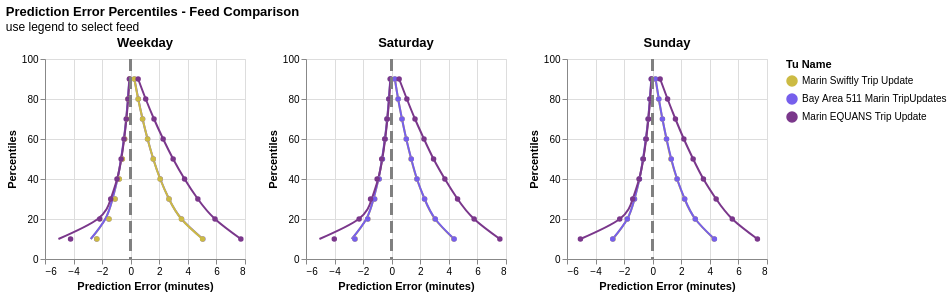

Here is the notebook cell this chart was saved with:
### Code cell
day_types = ["Weekday", "Saturday", "Sunday"]

chart_list = [
    percentile_chart_for_day_type(operator_deciles_df, d) 
    for d in day_types
]

alt.hconcat(*chart_list).properties(
    title={
        "text": "Prediction Error Percentiles - Feed Comparison",
        "subtitle": "use legend to select feed"
    }
)

### Figure 1 — Vega-Lite specification as saved in the notebook (floating-point values rounded to 4 significant figures)
{"config": {"view": {"continuousWidth": 300, "continuousHeight": 300}}, "hconcat": [{"layer": [{"mark": {"type": "line", "interpolate": "natural", "point": true}, "encoding": {"color": {"field": "tu_name", "scale": {"range": ["#ccbb44", "#765fec", "#7a378b"]}, "sort": ["Weekday", "Saturday", "Sunday"], "title": "Tu Name", "type": "nominal"}, "opacity": {"condition": [{"param": "param_fd3948ebdfa986b0", "value": 1}], "value": 0.2}, "strokeWidth": {"condition": [{"param": "param_fd3948ebdfa986b0", "value": 2}], "value": 1}, "tooltip": [{"field": "neg_prediction_error_minutes", "type": "quantitative"}, {"field": "percentile", "type": "quantitative"}, {"field": "tu_name", "type": "nominal"}], "x": {"field": "neg_prediction_error_minutes", "title": "Prediction Error (minutes)", "type": "quantitative"}, "y": {"field": "percentile", "scale": {"domain": [0, 100]}, "title": "Percentiles", "type": "quantitative"}}, "name": "view_63236d24b1a6bd5b_0"}, {"mark": {"type": "line", "interpolate": "natural", "point": true}, "encoding": {"color": {"field": "tu_name", "scale": {"range": ["#ccbb44", "#765fec", "#7a378b"]}, "sort": ["Weekday", "Saturday", "Sunday"], "title": "Tu Name", "type": "nominal"}, "opacity": {"condition": [{"param": "param_fd3948ebdfa986b0", "value": 1}], "value": 0.2}, "strokeWidth": {"condition": [{"param": "param_fd3948ebdfa986b0", "value": 2}], "value": 1}, "tooltip": [{"field": "pos_prediction_error_minutes", "type": "quantitative"}, {"field": "percentile", "type": "quantitative"}, {"field": "tu_name", "type": "nominal"}], "x": {"field": "pos_prediction_error_minutes", "title": "Prediction Error (minutes)", "type": "quantitative"}, "y": {"field": "percentile", "scale": {"domain": [0, 100]}, "title": "Percentiles", "type": "quantitative"}}}, {"mark": {"type": "rule", "color": "gray", "size": 2, "strokeDash": [12, 6]}, "encoding": {"x": {"datum": 0}}}], "data": {"name": "data-95e9c43a5731ac92e35127e9460a7103"}, "height": 200, "resolve": {"scale": {"y": "shared"}}, "title": "Weekday", "width": 200}, {"layer": [{"mark": {"type": "line", "interpolate": "natural", "point": true}, "encoding": {"color": {"field": "tu_name", "scale": {"range": ["#ccbb44", "#765fec", "#7a378b"]}, "sort": ["Weekday", "Saturday", "Sunday"], "title": "Tu Name", "type": "nominal"}, "opacity": {"condition": [{"param": "param_fd3948ebdfa986b0", "value": 1}], "value": 0.2}, "strokeWidth": {"condition": [{"param": "param_fd3948ebdfa986b0", "value": 2}], "value": 1}, "tooltip": [{"field": "neg_prediction_error_minutes", "type": "quantitative"}, {"field": "percentile", "type": "quantitative"}, {"field": "tu_name", "type": "nominal"}], "x": {"field": "neg_prediction_error_minutes", "title": "Prediction Error (minutes)", "type": "quantitative"}, "y": {"field": "percentile", "scale": {"domain": [0, 100]}, "title": "Percentiles", "type": "quantitative"}}, "name": "view_63236d24b1a6bd5b_0"}, {"mark": {"type": "line", "interpolate": "natural", "point": true}, "encoding": {"color": {"field": "tu_name", "scale": {"range": ["#ccbb44", "#765fec", "#7a378b"]}, "sort": ["Weekday", "Saturday", "Sunday"], "title": "Tu Name", "type": "nominal"}, "opacity": {"condition": [{"param": "param_fd3948ebdfa986b0", "value": 1}], "value": 0.2}, "strokeWidth": {"condition": [{"param": "param_fd3948ebdfa986b0", "value": 2}], "value": 1}, "tooltip": [{"field": "pos_prediction_error_minutes", "type": "quantitative"}, {"field": "percentile", "type": "quantitative"}, {"field": "tu_name", "type": "nominal"}], "x": {"field": "pos_prediction_error_minutes", "title": "Prediction Error (minutes)", "type": "quantitative"}, "y": {"field": "percentile", "scale": {"domain": [0, 100]}, "title": "Percentiles", "type": "quantitative"}}}, {"mark": {"type": "rule", "color": "gray", "size": 2, "strokeDash": [12, 6]}, "encoding": {"x": {"datum": 0}}}], "data": {"name": "data-3fd6a27a09e985d3266f23a230efaf2c"}, "height": 200, "resolve": {"scale": {"y": "shared"}}, "title": "Saturday", "width": 200}, {"layer": [{"mark": {"type": "line", "interpolate": "natural", "point": true}, "encoding": {"color": {"field": "tu_name", "scale": {"range": ["#ccbb44", "#765fec", "#7a378b"]}, "sort": ["Weekday", "Saturday", "Sunday"], "title": "Tu Name", "type": "nominal"}, "opacity": {"condition": [{"param": "param_fd3948ebdfa986b0", "value": 1}], "value": 0.2}, "strokeWidth": {"condition": [{"param": "param_fd3948ebdfa986b0", "value": 2}], "value": 1}, "tooltip": [{"field": "neg_prediction_error_minutes", "type": "quantitative"}, {"field": "percentile", "type": "quantitative"}, {"field": "tu_name", "type": "nominal"}], "x": {"field": "neg_prediction_error_minutes", "title": "Prediction Error (minutes)", "type": "quantitative"}, "y": {"field": "percentile", "scale": {"domain": [0, 100]}, "title": "Percentiles", "type": "quantitative"}}, "name": "view_63236d24b1a6bd5b_0"}, {"mark": {"type": "line", "interpolate": "natural", "point": true}, "encoding": {"color": {"field": "tu_name", "scale": {"range": ["#ccbb44", "#765fec", "#7a378b"]}, "sort": ["Weekday", "Saturday", "Sunday"], "title": "Tu Name", "type": "nominal"}, "opacity": {"condition": [{"param": "param_fd3948ebdfa986b0", "value": 1}], "value": 0.2}, "strokeWidth": {"condition": [{"param": "param_fd3948ebdfa986b0", "value": 2}], "value": 1}, "tooltip": [{"field": "pos_prediction_error_minutes", "type": "quantitative"}, {"field": "percentile", "type": "quantitative"}, {"field": "tu_name", "type": "nominal"}], "x": {"field": "pos_prediction_error_minutes", "title": "Prediction Error (minutes)", "type": "quantitative"}, "y": {"field": "percentile", "scale": {"domain": [0, 100]}, "title": "Percentiles", "type": "quantitative"}}}, {"mark": {"type": "rule", "color": "gray", "size": 2, "strokeDash": [12, 6]}, "encoding": {"x": {"datum": 0}}}], "data": {"name": "data-ccb5d265d24808aacaa1aff8de7989af"}, "height": 200, "resolve": {"scale": {"y": "shared"}}, "title": "Sunday", "width": 200}], "params": [{"name": "param_fd3948ebdfa986b0", "select": {"type": "point", "fields": ["tu_name"]}, "bind": "legend", "views": ["view_63236d24b1a6bd5b_0"]}, {"name": "param_1e9efca18e7a2868", "select": {"type": "interval", "encodings": ["x", "y"]}, "bind": "scales", "views": ["view_63236d24b1a6bd5b_0"]}], "title": {"text": "Prediction Error Percentiles - Feed Comparison", "subtitle": "use legend to select feed"}, "$schema": "https://vega.github.io/schema/vega-lite/v6.1.0.json", "datasets": {"data-95e9c43a5731ac92e35127e9460a7103": [{"month_first_day": "2026-02-01T00:00:00", "day_type": "Weekday", "schedule_name": "Bay Area 511 Marin Schedule", "tu_name": "Bay Area 511 Marin TripUpdates", "pos_prediction_error_sec": 15.3, "percentile": 90, "pos_prediction_error_minutes": 0.26, "neg_prediction_error_sec": -5.0, "neg_prediction_error_minutes": -0.08}, {"month_first_day": "2026-02-01T00:00:00", "day_type": "Weekday", "schedule_name": "Bay Area 511 Marin Schedule", "tu_name": "Bay Area 511 Marin TripUpdates", "pos_prediction_error_sec": 32.0, "percentile": 80, "pos_prediction_error_minutes": 0.53, "neg_prediction_error_sec": -11.0, "neg_prediction_error_minutes": -0.18}, {"month_first_day": "2026-02-01T00:00:00", "day_type": "Weekday", "schedule_name": "Bay Area 511 Marin Schedule", "tu_name": "Bay Area 511 Marin TripUpdates", "pos_prediction_error_sec": 50.0, "percentile": 70, "pos_prediction_error_minutes": 0.83, "neg_prediction_error_sec": -17.7, "neg_prediction_error_minutes": -0.3}, {"month_first_day": "2026-02-01T00:00:00", "day_type": "Weekday", "schedule_name": "Bay Area 511 Marin Schedule", "tu_name": "Bay Area 511 Marin TripUpdates", "pos_prediction_error_sec": 71.0, "percentile": 60, "pos_prediction_error_minutes": 1.18, "neg_prediction_error_sec": -26.0, "neg_prediction_error_minutes": -0.43}, {"month_first_day": "2026-02-01T00:00:00", "day_type": "Weekday", "schedule_name": "Bay Area 511 Marin Schedule", "tu_name": "Bay Area 511 Marin TripUpdates", "pos_prediction_error_sec": 95.0, "percentile": 50, "pos_prediction_error_minutes": 1.58, "neg_prediction_error_sec": -36.0, "neg_prediction_error_minutes": -0.6}, {"month_first_day": "2026-02-01T00:00:00", "day_type": "Weekday", "schedule_name": "Bay Area 511 Marin Schedule", "tu_name": "Bay Area 511 Marin TripUpdates", "pos_prediction_error_sec": 124.0, "percentile": 40, "pos_prediction_error_minutes": 2.07, "neg_prediction_error_sec": -48.7, "neg_prediction_error_minutes": -0.81}, {"month_first_day": "2026-02-01T00:00:00", "day_type": "Weekday", "schedule_name": "Bay Area 511 Marin Schedule", "tu_name": "Bay Area 511 Marin TripUpdates", "pos_prediction_error_sec": 161.0, "percentile": 30, "pos_prediction_error_minutes": 2.68, "neg_prediction_error_sec": -66.0, "neg_prediction_error_minutes": -1.1}, {"month_first_day": "2026-02-01T00:00:00", "day_type": "Weekday", "schedule_name": "Bay Area 511 Marin Schedule", "tu_name": "Bay Area 511 Marin TripUpdates", "pos_prediction_error_sec": 213.3, "percentile": 20, "pos_prediction_error_minutes": 3.56, "neg_prediction_error_sec": -92.0, "neg_prediction_error_minutes": -1.53}, {"month_first_day": "2026-02-01T00:00:00", "day_type": "Weekday", "schedule_name": "Bay Area 511 Marin Schedule", "tu_name": "Bay Area 511 Marin TripUpdates", "pos_prediction_error_sec": 303.0, "percentile": 10, "pos_prediction_error_minutes": 5.05, "neg_prediction_error_sec": -143.0, "neg_prediction_error_minutes": -2.38}, {"month_first_day": "2026-02-01T00:00:00", "day_type": "Weekday", "schedule_name": "Marin Optibus Schedule", "tu_name": "Marin Swiftly Trip Update", "pos_prediction_error_sec": 15.0, "percentile": 90, "pos_prediction_error_minutes": 0.25, "neg_prediction_error_sec": -5.0, "neg_prediction_error_minutes": -0.08}, {"month_first_day": "2026-02-01T00:00:00", "day_type": "Weekday", "schedule_name": "Marin Optibus Schedule", "tu_name": "Marin Swiftly Trip Update", "pos_prediction_error_sec": 31.3, "percentile": 80, "pos_prediction_error_minutes": 0.52, "neg_prediction_error_sec": -10.7, "neg_prediction_error_minutes": -0.18}, {"month_first_day": "2026-02-01T00:00:00", "day_type": "Weekday", "schedule_name": "Marin Optibus Schedule", "tu_name": "Marin Swiftly Trip Update", "pos_prediction_error_sec": 50.0, "percentile": 70, "pos_prediction_error_minutes": 0.83, "neg_prediction_error_sec": -17.0, "neg_prediction_error_minutes": -0.28}, {"month_first_day": "2026-02-01T00:00:00", "day_type": "Weekday", "schedule_name": "Marin Optibus Schedule", "tu_name": "Marin Swiftly Trip Update", "pos_prediction_error_sec": 71.0, "percentile": 60, "pos_prediction_error_minutes": 1.18, "neg_prediction_error_sec": -25.0, "neg_prediction_error_minutes": -0.42}, {"month_first_day": "2026-02-01T00:00:00", "day_type": "Weekday", "schedule_name": "Marin Optibus Schedule", "tu_name": "Marin Swiftly Trip Update", "pos_prediction_error_sec": 94.7, "percentile": 50, "pos_prediction_error_minutes": 1.58, "neg_prediction_error_sec": -35.0, "neg_prediction_error_minutes": -0.58}, {"month_first_day": "2026-02-01T00:00:00", "day_type": "Weekday", "schedule_name": "Marin Optibus Schedule", "tu_name": "Marin Swiftly Trip Update", "pos_prediction_error_sec": 123.7, "percentile": 40, "pos_prediction_error_minutes": 2.06, "neg_prediction_error_sec": -48.0, "neg_prediction_error_minutes": -0.8}, {"month_first_day": "2026-02-01T00:00:00", "day_type": "Weekday", "schedule_name": "Marin Optibus Schedule", "tu_name": "Marin Swiftly Trip Update", "pos_prediction_error_sec": 160.7, "percentile": 30, "pos_prediction_error_minutes": 2.68, "neg_prediction_error_sec": -65.7, "neg_prediction_error_minutes": -1.1}, {"month_first_day": "2026-02-01T00:00:00", "day_type": "Weekday", "schedule_name": "Marin Optibus Schedule", "tu_name": "Marin Swiftly Trip Update", "pos_prediction_error_sec": 213.0, "percentile": 20, "pos_prediction_error_minutes": 3.55, "neg_prediction_error_sec": -91.0, "neg_prediction_error_minutes": -1.52}, {"month_first_day": "2026-02-01T00:00:00", "day_type": "Weekday", "schedule_name": "Marin Optibus Schedule", "tu_name": "Marin Swiftly Trip Update", "pos_prediction_error_sec": 302.0, "percentile": 10, "pos_prediction_error_minutes": 5.03, "neg_prediction_error_sec": -142.0, "neg_prediction_error_minutes": -2.37}, {"month_first_day": "2026-02-01T00:00:00", "day_type": "Weekday", "schedule_name": "Marin Optibus Schedule", "tu_name": "Marin EQUANS Trip Update", "pos_prediction_error_sec": 31.0, "percentile": 90, "pos_prediction_error_minutes": 0.52, "neg_prediction_error_sec": -5.3, "neg_prediction_error_minutes": -0.09}, {"month_first_day": "2026-02-01T00:00:00", "day_type": "Weekday", "schedule_name": "Marin Optibus Schedule", "tu_name": "Marin EQUANS Trip Update", "pos_prediction_error_sec": 63.0, "percentile": 80, "pos_prediction_error_minutes": 1.05, "neg_prediction_error_sec": -11.3, "neg_prediction_error_minutes": -0.19}, {"month_first_day": "2026-02-01T00:00:00", "day_type": "Weekday", "schedule_name": "Marin Optibus Schedule", "tu_name": "Marin EQUANS Trip Update", "pos_prediction_error_sec": 98.0, "percentile": 70, "pos_prediction_error_minutes": 1.63, "neg_prediction_error_sec": -18.7, "neg_prediction_error_minutes": -0.31}, {"month_first_day": "2026-02-01T00:00:00", "day_type": "Weekday", "schedule_name": "Marin Optibus Schedule", "tu_name": "Marin EQUANS Trip Update", "pos_prediction_error_sec": 136.3, "percentile": 60, "pos_prediction_error_minutes": 2.27, "neg_prediction_error_sec": -28.0, "neg_prediction_error_minutes": -0.47}, {"month_first_day": "2026-02-01T00:00:00", "day_type": "Weekday", "schedule_name": "Marin Optibus Schedule", "tu_name": "Marin EQUANS Trip Update", "pos_prediction_error_sec": 178.0, "percentile": 50, "pos_prediction_error_minutes": 2.97, "neg_prediction_error_sec": -40.3, "neg_prediction_error_minutes": -0.67}, {"month_first_day": "2026-02-01T00:00:00", "day_type": "Weekday", "schedule_name": "Marin Optibus Schedule", "tu_name": "Marin EQUANS Trip Update", "pos_prediction_error_sec": 226.0, "percentile": 40, "pos_prediction_error_minutes": 3.77, "neg_prediction_error_sec": -57.7, "neg_prediction_error_minutes": -0.96}, {"month_first_day": "2026-02-01T00:00:00", "day_type": "Weekday", "schedule_name": "Marin Optibus Schedule", "tu_name": "Marin EQUANS Trip Update", "pos_prediction_error_sec": 282.0, "percentile": 30, "pos_prediction_error_minutes": 4.7, "neg_prediction_error_sec": -84.0, "neg_prediction_error_minutes": -1.4}, {"month_first_day": "2026-02-01T00:00:00", "day_type": "Weekday", "schedule_name": "Marin Optibus Schedule", "tu_name": "Marin EQUANS Trip Update", "pos_prediction_error_sec": 353.7, "percentile": 20, "pos_prediction_error_minutes": 5.9, "neg_prediction_error_sec": -130.3, "neg_prediction_error_minutes": -2.17}, {"month_first_day": "2026-02-01T00:00:00", "day_type": "Weekday", "schedule_name": "Marin Optibus Schedule", "tu_name": "Marin EQUANS Trip Update", "pos_prediction_error_sec": 462.7, "percentile": 10, "pos_prediction_error_minutes": 7.71, "neg_prediction_error_sec": -252.7, "neg_prediction_error_minutes": -4.21}], "data-3fd6a27a09e985d3266f23a230efaf2c": [{"month_first_day": "2026-02-01T00:00:00", "day_type": "Saturday", "schedule_name": "Marin Optibus Schedule", "tu_name": "Marin Swiftly Trip Update", "pos_prediction_error_sec": 13.0, "percentile": 90, "pos_prediction_error_minutes": 0.22, "neg_prediction_error_sec": -5.7, "neg_prediction_error_minutes": -0.1}, {"month_first_day": "2026-02-01T00:00:00", "day_type": "Saturday", "schedule_name": "Marin Optibus Schedule", "tu_name": "Marin Swiftly Trip Update", "pos_prediction_error_sec": 27.0, "percentile": 80, "pos_prediction_error_minutes": 0.45, "neg_prediction_error_sec": -12.0, "neg_prediction_error_minutes": -0.2}, {"month_first_day": "2026-02-01T00:00:00", "day_type": "Saturday", "schedule_name": "Marin Optibus Schedule", "tu_name": "Marin Swiftly Trip Update", "pos_prediction_error_sec": 43.0, "percentile": 70, "pos_prediction_error_minutes": 0.72, "neg_prediction_error_sec": -19.0, "neg_prediction_error_minutes": -0.32}, {"month_first_day": "2026-02-01T00:00:00", "day_type": "Saturday", "schedule_name": "Marin Optibus Schedule", "tu_name": "Marin Swiftly Trip Update", "pos_prediction_error_sec": 61.0, "percentile": 60, "pos_prediction_error_minutes": 1.02, "neg_prediction_error_sec": -28.0, "neg_prediction_error_minutes": -0.47}, {"month_first_day": "2026-02-01T00:00:00", "day_type": "Saturday", "schedule_name": "Marin Optibus Schedule", "tu_name": "Marin Swiftly Trip Update", "pos_prediction_error_sec": 81.7, "percentile": 50, "pos_prediction_error_minutes": 1.36, "neg_prediction_error_sec": -39.0, "neg_prediction_error_minutes": -0.65}, {"month_first_day": "2026-02-01T00:00:00", "day_type": "Saturday", "schedule_name": "Marin Optibus Schedule", "tu_name": "Marin Swiftly Trip Update", "pos_prediction_error_sec": 105.7, "percentile": 40, "pos_prediction_error_minutes": 1.76, "neg_prediction_error_sec": -53.0, "neg_prediction_error_minutes": -0.88}, {"month_first_day": "2026-02-01T00:00:00", "day_type": "Saturday", "schedule_name": "Marin Optibus Schedule", "tu_name": "Marin Swiftly Trip Update", "pos_prediction_error_sec": 137.7, "percentile": 30, "pos_prediction_error_minutes": 2.3, "neg_prediction_error_sec": -71.3, "neg_prediction_error_minutes": -1.19}, {"month_first_day": "2026-02-01T00:00:00", "day_type": "Saturday", "schedule_name": "Marin Optibus Schedule", "tu_name": "Marin Swiftly Trip Update", "pos_prediction_error_sec": 182.0, "percentile": 20, "pos_prediction_error_minutes": 3.03, "neg_prediction_error_sec": -100.0, "neg_prediction_error_minutes": -1.67}, {"month_first_day": "2026-02-01T00:00:00", "day_type": "Saturday", "schedule_name": "Marin Optibus Schedule", "tu_name": "Marin Swiftly Trip Update", "pos_prediction_error_sec": 261.0, "percentile": 10, "pos_prediction_error_minutes": 4.35, "neg_prediction_error_sec": -154.0, "neg_prediction_error_minutes": -2.57}, {"month_first_day": "2026-02-01T00:00:00", "day_type": "Saturday", "schedule_name": "Bay Area 511 Marin Schedule", "tu_name": "Bay Area 511 Marin TripUpdates", "pos_prediction_error_sec": 13.0, "percentile": 90, "pos_prediction_error_minutes": 0.22, "neg_prediction_error_sec": -5.7, "neg_prediction_error_minutes": -0.1}, {"month_first_day": "2026-02-01T00:00:00", "day_type": "Saturday", "schedule_name": "Bay Area 511 Marin Schedule", "tu_name": "Bay Area 511 Marin TripUpdates", "pos_prediction_error_sec": 27.0, "percentile": 80, "pos_prediction_error_minutes": 0.45, "neg_prediction_error_sec": -12.0, "neg_prediction_error_minutes": -0.2}, {"month_first_day": "2026-02-01T00:00:00", "day_type": "Saturday", "schedule_name": "Bay Area 511 Marin Schedule", "tu_name": "Bay Area 511 Marin TripUpdates", "pos_prediction_error_sec": 43.0, "percentile": 70, "pos_prediction_error_minutes": 0.72, "neg_prediction_error_sec": -19.7, "neg_prediction_error_minutes": -0.33}, {"month_first_day": "2026-02-01T00:00:00", "day_type": "Saturday", "schedule_name": "Bay Area 511 Marin Schedule", "tu_name": "Bay Area 511 Marin TripUpdates", "pos_prediction_error_sec": 61.0, "percentile": 60, "pos_prediction_error_minutes": 1.02, "neg_prediction_error_sec": -28.3, "neg_prediction_error_minutes": -0.47}, {"month_first_day": "2026-02-01T00:00:00", "day_type": "Saturday", "schedule_name": "Bay Area 511 Marin Schedule", "tu_name": "Bay Area 511 Marin TripUpdates", "pos_prediction_error_sec": 82.0, "percentile": 50, "pos_prediction_error_minutes": 1.37, "neg_prediction_error_sec": -39.0, "neg_prediction_error_minutes": -0.65}, {"month_first_day": "2026-02-01T00:00:00", "day_type": "Saturday", "schedule_name": "Bay Area 511 Marin Schedule", "tu_name": "Bay Area 511 Marin TripUpdates", "pos_prediction_error_sec": 106.0, "percentile": 40, "pos_prediction_error_minutes": 1.77, "neg_prediction_error_sec": -53.0, "neg_prediction_error_minutes": -0.88}, {"month_first_day": "2026-02-01T00:00:00", "day_type": "Saturday", "schedule_name": "Bay Area 511 Marin Schedule", "tu_name": "Bay Area 511 Marin TripUpdates", "pos_prediction_error_sec": 138.0, "percentile": 30, "pos_prediction_error_minutes": 2.3, "neg_prediction_error_sec": -72.0, "neg_prediction_error_minutes": -1.2}, {"month_first_day": "2026-02-01T00:00:00", "day_type": "Saturday", "schedule_name": "Bay Area 511 Marin Schedule", "tu_name": "Bay Area 511 Marin TripUpdates", "pos_prediction_error_sec": 183.0, "percentile": 20, "pos_prediction_error_minutes": 3.05, "neg_prediction_error_sec": -100.7, "neg_prediction_error_minutes": -1.68}, {"month_first_day": "2026-02-01T00:00:00", "day_type": "Saturday", "schedule_name": "Bay Area 511 Marin Schedule", "tu_name": "Bay Area 511 Marin TripUpdates", "pos_prediction_error_sec": 262.0, "percentile": 10, "pos_prediction_error_minutes": 4.37, "neg_prediction_error_sec": -155.0, "neg_prediction_error_minutes": -2.58}, {"month_first_day": "2026-02-01T00:00:00", "day_type": "Saturday", "schedule_name": "Marin Optibus Schedule", "tu_name": "Marin EQUANS Trip Update", "pos_prediction_error_sec": 31.0, "percentile": 90, "pos_prediction_error_minutes": 0.52, "neg_prediction_error_sec": -5.3, "neg_prediction_error_minutes": -0.09}, {"month_first_day": "2026-02-01T00:00:00", "day_type": "Saturday", "schedule_name": "Marin Optibus Schedule", "tu_name": "Marin EQUANS Trip Update", "pos_prediction_error_sec": 63.7, "percentile": 80, "pos_prediction_error_minutes": 1.06, "neg_prediction_error_sec": -11.7, "neg_prediction_error_minutes": -0.19}, {"month_first_day": "2026-02-01T00:00:00", "day_type": "Saturday", "schedule_name": "Marin Optibus Schedule", "tu_name": "Marin EQUANS Trip Update", "pos_prediction_error_sec": 98.0, "percentile": 70, "pos_prediction_error_minutes": 1.63, "neg_prediction_error_sec": -19.3, "neg_prediction_error_minutes": -0.32}, {"month_first_day": "2026-02-01T00:00:00", "day_type": "Saturday", "schedule_name": "Marin Optibus Schedule", "tu_name": "Marin EQUANS Trip Update", "pos_prediction_error_sec": 135.3, "percentile": 60, "pos_prediction_error_minutes": 2.26, "neg_prediction_error_sec": -29.0, "neg_prediction_error_minutes": -0.48}, {"month_first_day": "2026-02-01T00:00:00", "day_type": "Saturday", "schedule_name": "Marin Optibus Schedule", "tu_name": "Marin EQUANS Trip Update", "pos_prediction_error_sec": 176.0, "percentile": 50, "pos_prediction_error_minutes": 2.93, "neg_prediction_error_sec": -42.0, "neg_prediction_error_minutes": -0.7}, {"month_first_day": "2026-02-01T00:00:00", "day_type": "Saturday", "schedule_name": "Marin Optibus Schedule", "tu_name": "Marin EQUANS Trip Update", "pos_prediction_error_sec": 223.0, "percentile": 40, "pos_prediction_error_minutes": 3.72, "neg_prediction_error_sec": -61.0, "neg_prediction_error_minutes": -1.02}, {"month_first_day": "2026-02-01T00:00:00", "day_type": "Saturday", "schedule_name": "Marin Optibus Schedule", "tu_name": "Marin EQUANS Trip Update", "pos_prediction_error_sec": 276.5, "percentile": 30, "pos_prediction_error_minutes": 4.61, "neg_prediction_error_sec": -89.0, "neg_prediction_error_minutes": -1.48}, {"month_first_day": "2026-02-01T00:00:00", "day_type": "Saturday", "schedule_name": "Marin Optibus Schedule", "tu_name": "Marin EQUANS Trip Update", "pos_prediction_error_sec": 346.0, "percentile": 20, "pos_prediction_error_minutes": 5.77, "neg_prediction_error_sec": -136.7, "neg_prediction_error_minutes": -2.28}, {"month_first_day": "2026-02-01T00:00:00", "day_type": "Saturday", "schedule_name": "Marin Optibus Schedule", "tu_name": "Marin EQUANS Trip Update", "pos_prediction_error_sec": 454.0, "percentile": 10, "pos_prediction_error_minutes": 7.57, "neg_prediction_error_sec": -241.0, "neg_prediction_error_minutes": -4.02}], "data-ccb5d265d24808aacaa1aff8de7989af": [{"month_first_day": "2026-02-01T00:00:00", "day_type": "Sunday", "schedule_name": "Marin Optibus Schedule", "tu_name": "Marin Swiftly Trip Update", "pos_prediction_error_sec": 12.0, "percentile": 90, "pos_prediction_error_minutes": 0.2, "neg_prediction_error_sec": -5.3, "neg_prediction_error_minutes": -0.09}, {"month_first_day": "2026-02-01T00:00:00", "day_type": "Sunday", "schedule_name": "Marin Optibus Schedule", "tu_name": "Marin Swiftly Trip Update", "pos_prediction_error_sec": 25.3, "percentile": 80, "pos_prediction_error_minutes": 0.42, "neg_prediction_error_sec": -11.3, "neg_prediction_error_minutes": -0.19}, {"month_first_day": "2026-02-01T00:00:00", "day_type": "Sunday", "schedule_name": "Marin Optibus Schedule", "tu_name": "Marin Swiftly Trip Update", "pos_prediction_error_sec": 41.0, "percentile": 70, "pos_prediction_error_minutes": 0.68, "neg_prediction_error_sec": -19.0, "neg_prediction_error_minutes": -0.32}, {"month_first_day": "2026-02-01T00:00:00", "day_type": "Sunday", "schedule_name": "Marin Optibus Schedule", "tu_name": "Marin Swiftly Trip Update", "pos_prediction_error_sec": 57.3, "percentile": 60, "pos_prediction_error_minutes": 0.96, "neg_prediction_error_sec": -28.3, "neg_prediction_error_minutes": -0.47}, {"month_first_day": "2026-02-01T00:00:00", "day_type": "Sunday", "schedule_name": "Marin Optibus Schedule", "tu_name": "Marin Swiftly Trip Update", "pos_prediction_error_sec": 77.0, "percentile": 50, "pos_prediction_error_minutes": 1.28, "neg_prediction_error_sec": -40.3, "neg_prediction_error_minutes": -0.67}, {"month_first_day": "2026-02-01T00:00:00", "day_type": "Sunday", "schedule_name": "Marin Optibus Schedule", "tu_name": "Marin Swiftly Trip Update", "pos_prediction_error_sec": 102.0, "percentile": 40, "pos_prediction_error_minutes": 1.7, "neg_prediction_error_sec": -56.0, "neg_prediction_error_minutes": -0.93}, {"month_first_day": "2026-02-01T00:00:00", "day_type": "Sunday", "schedule_name": "Marin Optibus Schedule", "tu_name": "Marin Swiftly Trip Update", "pos_prediction_error_sec": 134.0, "percentile": 30, "pos_prediction_error_minutes": 2.23, "neg_prediction_error_sec": -76.0, "neg_prediction_error_minutes": -1.27}, {"month_first_day": "2026-02-01T00:00:00", "day_type": "Sunday", "schedule_name": "Marin Optibus Schedule", "tu_name": "Marin Swiftly Trip Update", "pos_prediction_error_sec": 179.0, "percentile": 20, "pos_prediction_error_minutes": 2.98, "neg_prediction_error_sec": -107.0, "neg_prediction_error_minutes": -1.78}, {"month_first_day": "2026-02-01T00:00:00", "day_type": "Sunday", "schedule_name": "Marin Optibus Schedule", "tu_name": "Marin Swiftly Trip Update", "pos_prediction_error_sec": 257.7, "percentile": 10, "pos_prediction_error_minutes": 4.3, "neg_prediction_error_sec": -167.0, "neg_prediction_error_minutes": -2.78}, {"month_first_day": "2026-02-01T00:00:00", "day_type": "Sunday", "schedule_name": "Bay Area 511 Marin Schedule", "tu_name": "Bay Area 511 Marin TripUpdates", "pos_prediction_error_sec": 12.0, "percentile": 90, "pos_prediction_error_minutes": 0.2, "neg_prediction_error_sec": -5.7, "neg_prediction_error_minutes": -0.1}, {"month_first_day": "2026-02-01T00:00:00", "day_type": "Sunday", "schedule_name": "Bay Area 511 Marin Schedule", "tu_name": "Bay Area 511 Marin TripUpdates", "pos_prediction_error_sec": 26.0, "percentile": 80, "pos_prediction_error_minutes": 0.43, "neg_prediction_error_sec": -12.0, "neg_prediction_error_minutes": -0.2}, {"month_first_day": "2026-02-01T00:00:00", "day_type": "Sunday", "schedule_name": "Bay Area 511 Marin Schedule", "tu_name": "Bay Area 511 Marin TripUpdates", "pos_prediction_error_sec": 41.0, "percentile": 70, "pos_prediction_error_minutes": 0.68, "neg_prediction_error_sec": -19.0, "neg_prediction_error_minutes": -0.32}, {"month_first_day": "2026-02-01T00:00:00", "day_type": "Sunday", "schedule_name": "Bay Area 511 Marin Schedule", "tu_name": "Bay Area 511 Marin TripUpdates", "pos_prediction_error_sec": 58.0, "percentile": 60, "pos_prediction_error_minutes": 0.97, "neg_prediction_error_sec": -29.0, "neg_prediction_error_minutes": -0.48}, {"month_first_day": "2026-02-01T00:00:00", "day_type": "Sunday", "schedule_name": "Bay Area 511 Marin Schedule", "tu_name": "Bay Area 511 Marin TripUpdates", "pos_prediction_error_sec": 78.0, "percentile": 50, "pos_prediction_error_minutes": 1.3, "neg_prediction_error_sec": -41.0, "neg_prediction_error_minutes": -0.68}, {"month_first_day": "2026-02-01T00:00:00", "day_type": "Sunday", "schedule_name": "Bay Area 511 Marin Schedule", "tu_name": "Bay Area 511 Marin TripUpdates", "pos_prediction_error_sec": 102.7, "percentile": 40, "pos_prediction_error_minutes": 1.71, "neg_prediction_error_sec": -56.0, "neg_prediction_error_minutes": -0.93}, {"month_first_day": "2026-02-01T00:00:00", "day_type": "Sunday", "schedule_name": "Bay Area 511 Marin Schedule", "tu_name": "Bay Area 511 Marin TripUpdates", "pos_prediction_error_sec": 134.3, "percentile": 30, "pos_prediction_error_minutes": 2.24, "neg_prediction_error_sec": -77.0, "neg_prediction_error_minutes": -1.28}, {"month_first_day": "2026-02-01T00:00:00", "day_type": "Sunday", "schedule_name": "Bay Area 511 Marin Schedule", "tu_name": "Bay Area 511 Marin TripUpdates", "pos_prediction_error_sec": 179.0, "percentile": 20, "pos_prediction_error_minutes": 2.98, "neg_prediction_error_sec": -107.0, "neg_prediction_error_minutes": -1.78}, {"month_first_day": "2026-02-01T00:00:00", "day_type": "Sunday", "schedule_name": "Bay Area 511 Marin Schedule", "tu_name": "Bay Area 511 Marin TripUpdates", "pos_prediction_error_sec": 259.0, "percentile": 10, "pos_prediction_error_minutes": 4.32, "neg_prediction_error_sec": -168.3, "neg_prediction_error_minutes": -2.8}, {"month_first_day": "2026-02-01T00:00:00", "day_type": "Sunday", "schedule_name": "Marin Optibus Schedule", "tu_name": "Marin EQUANS Trip Update", "pos_prediction_error_sec": 31.0, "percentile": 90, "pos_prediction_error_minutes": 0.52, "neg_prediction_error_sec": -5.3, "neg_prediction_error_minutes": -0.09}, {"month_first_day": "2026-02-01T00:00:00", "day_type": "Sunday", "schedule_name": "Marin Optibus Schedule", "tu_name": "Marin EQUANS Trip Update", "pos_prediction_error_sec": 62.3, "percentile": 80, "pos_prediction_error_minutes": 1.04, "neg_prediction_error_sec": -11.0, "neg_prediction_error_minutes": -0.18}, {"month_first_day": "2026-02-01T00:00:00", "day_type": "Sunday", "schedule_name": "Marin Optibus Schedule", "tu_name": "Marin EQUANS Trip Update", "pos_prediction_error_sec": 95.3, "percentile": 70, "pos_prediction_error_minutes": 1.59, "neg_prediction_error_sec": -18.0, "neg_prediction_error_minutes": -0.3}, {"month_first_day": "2026-02-01T00:00:00", "day_type": "Sunday", "schedule_name": "Marin Optibus Schedule", "tu_name": "Marin EQUANS Trip Update", "pos_prediction_error_sec": 131.0, "percentile": 60, "pos_prediction_error_minutes": 2.18, "neg_prediction_error_sec": -27.3, "neg_prediction_error_minutes": -0.46}, {"month_first_day": "2026-02-01T00:00:00", "day_type": "Sunday", "schedule_name": "Marin Optibus Schedule", "tu_name": "Marin EQUANS Trip Update", "pos_prediction_error_sec": 170.0, "percentile": 50, "pos_prediction_error_minutes": 2.83, "neg_prediction_error_sec": -39.7, "neg_prediction_error_minutes": -0.66}, {"month_first_day": "2026-02-01T00:00:00", "day_type": "Sunday", "schedule_name": "Marin Optibus Schedule", "tu_name": "Marin EQUANS Trip Update", "pos_prediction_error_sec": 213.0, "percentile": 40, "pos_prediction_error_minutes": 3.55, "neg_prediction_error_sec": -57.0, "neg_prediction_error_minutes": -0.95}, {"month_first_day": "2026-02-01T00:00:00", "day_type": "Sunday", "schedule_name": "Marin Optibus Schedule", "tu_name": "Marin EQUANS Trip Update", "pos_prediction_error_sec": 266.3, "percentile": 30, "pos_prediction_error_minutes": 4.44, "neg_prediction_error_sec": -84.0, "neg_prediction_error_minutes": -1.4}, {"month_first_day": "2026-02-01T00:00:00", "day_type": "Sunday", "schedule_name": "Marin Optibus Schedule", "tu_name": "Marin EQUANS Trip Update", "pos_prediction_error_sec": 334.3, "percentile": 20, "pos_prediction_error_minutes": 5.57, "neg_prediction_error_sec": -138.3, "neg_prediction_error_minutes": -2.31}, {"month_first_day": "2026-02-01T00:00:00", "day_type": "Sunday", "schedule_name": "Marin Optibus Schedule", "tu_name": "Marin EQUANS Trip Update", "pos_prediction_error_sec": 440.0, "percentile": 10, "pos_prediction_error_minutes": 7.33, "neg_prediction_error_sec": -303.3, "neg_prediction_error_minutes": -5.06}]}}
